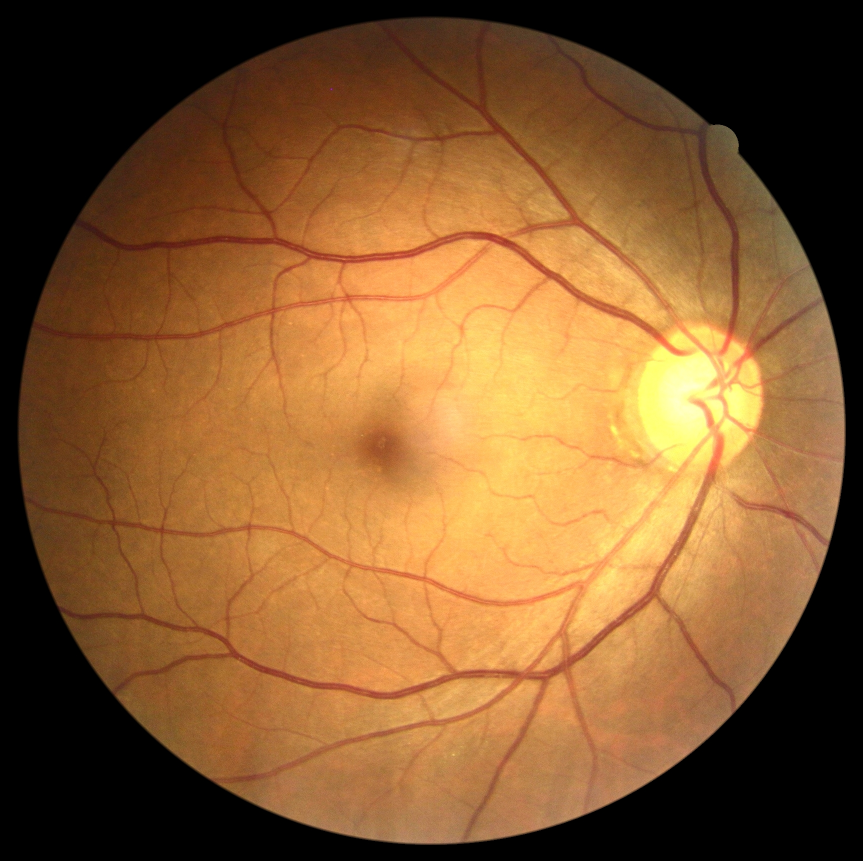
#> input picture 007-0283-000.jpg, 1725 x 1721 px, found by its file name (shown at 1/2 size)
$ jupyter execute ImageEnhancement.ipynb
#> lines starting #> are read from the running program, lines starting #| are printed output that depends on the picture
[cell 1]
import numpy as np
from numpy import asarray
import pandas as pd
import matplotlib.pyplot as plt
import PIL as pil
from PIL import Image
import cv2
import os
from skimage import io

[cell 2]
path='C:/Users/kikok/Desktop/QMIND/dataset_images/007-0283-000.jpg'
image=Image.open(path)
#> image is the input picture: PIL image 1725x1721 RGB; mean R, G, B 131.7, 89.1, 47

[cell 3]
plt.imshow(image)

[cell 4]
image2=image
plt.imshow(image2)

[cell 5]
pixels=asarray(image2)
pixels=pixels.astype("float32")
print(pixels)
#> (printed output is left out)

[cell 6]
img = cv2.imread(path)

[cell 7]
if img is None:
    print("Error loading image")
else:
    lab_img = cv2.cvtColor(img, cv2.COLOR_BGR2LAB)
#> lab_img: shape (1721, 1725, 3); mean of channels 0, 1, 2 103.7, 140.5, 157.1
l, a, b = cv2.split(lab_img)
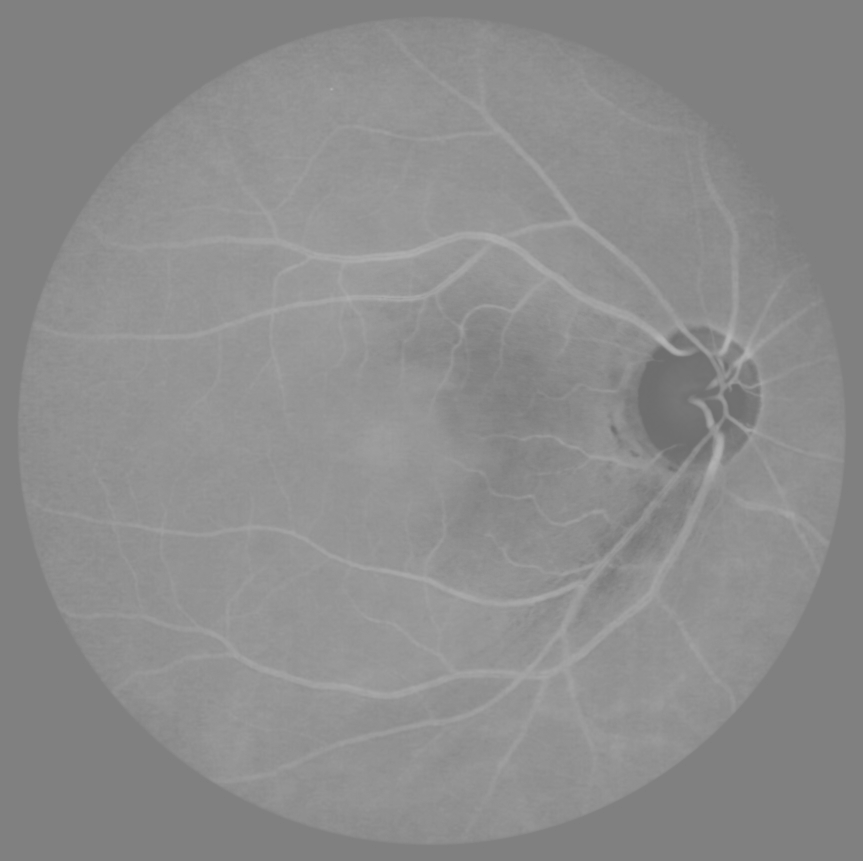
#> a: shape (1721, 1725) (shown at 1/2 size); min 109, max 182, mean 140.5
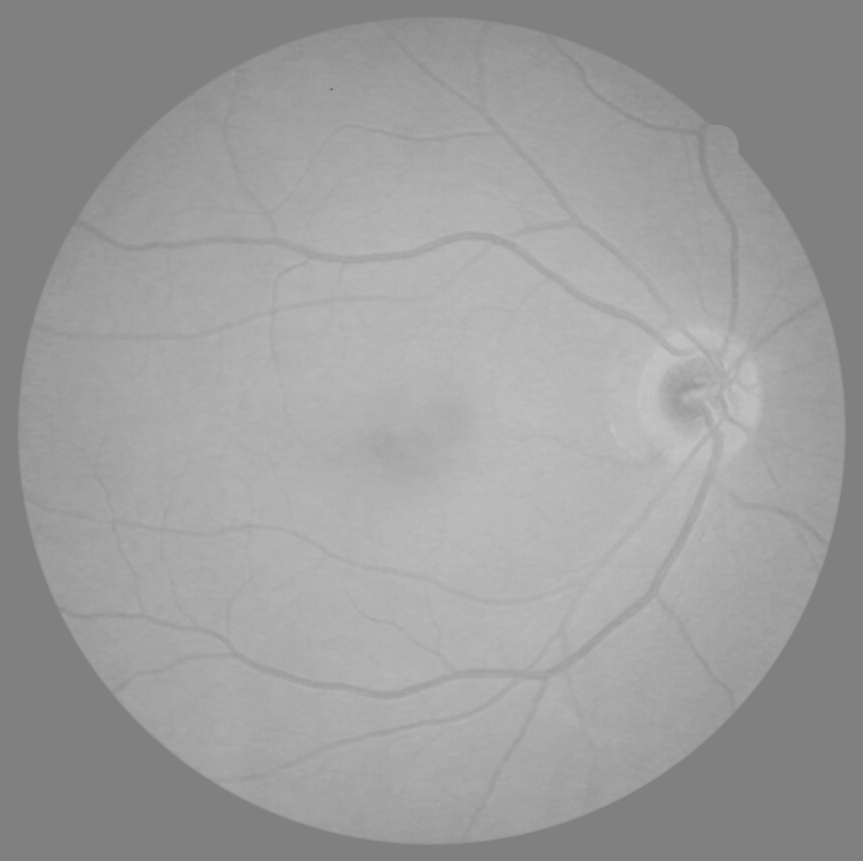
#> b: shape (1721, 1725) (shown at 1/2 size); min 102, max 198, mean 157.1

[cell 8]
equ = cv2.equalizeHist(l)
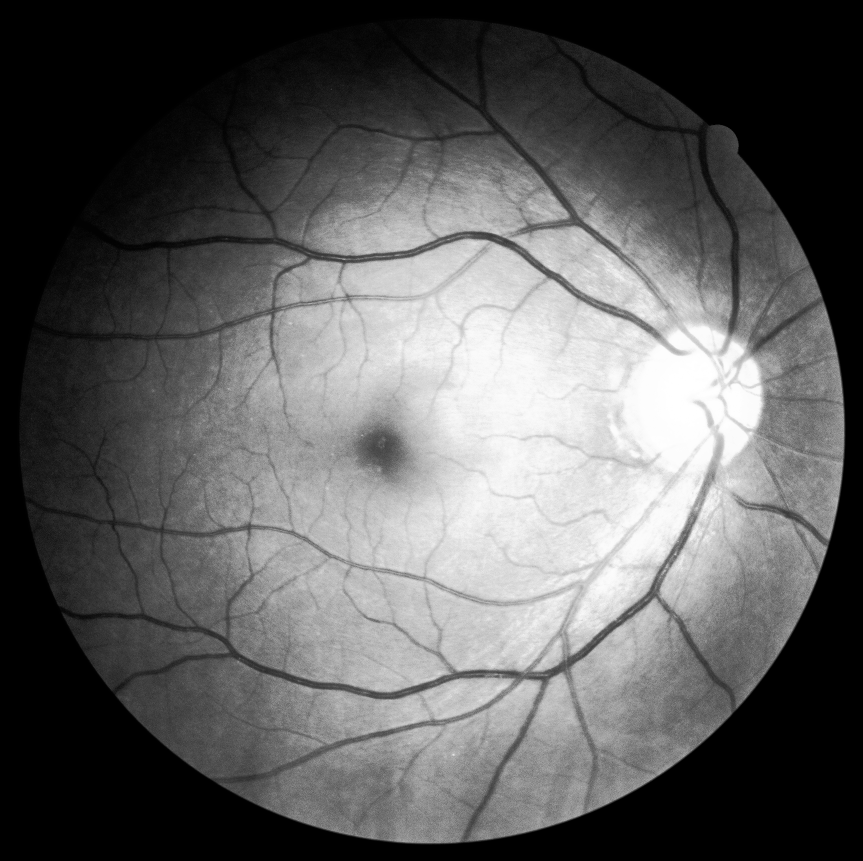
#> equ: shape (1721, 1725) (shown at 1/2 size); min 0, max 255, mean 93.5

[cell 9]
updated_lab_img1 = cv2.merge((equ,a,b))
#> updated_lab_img1: shape (1721, 1725, 3); mean of channels 0, 1, 2 93.5, 140.5, 157.1
hist_eq_img = cv2.cvtColor(updated_lab_img1, cv2.COLOR_LAB2BGR)
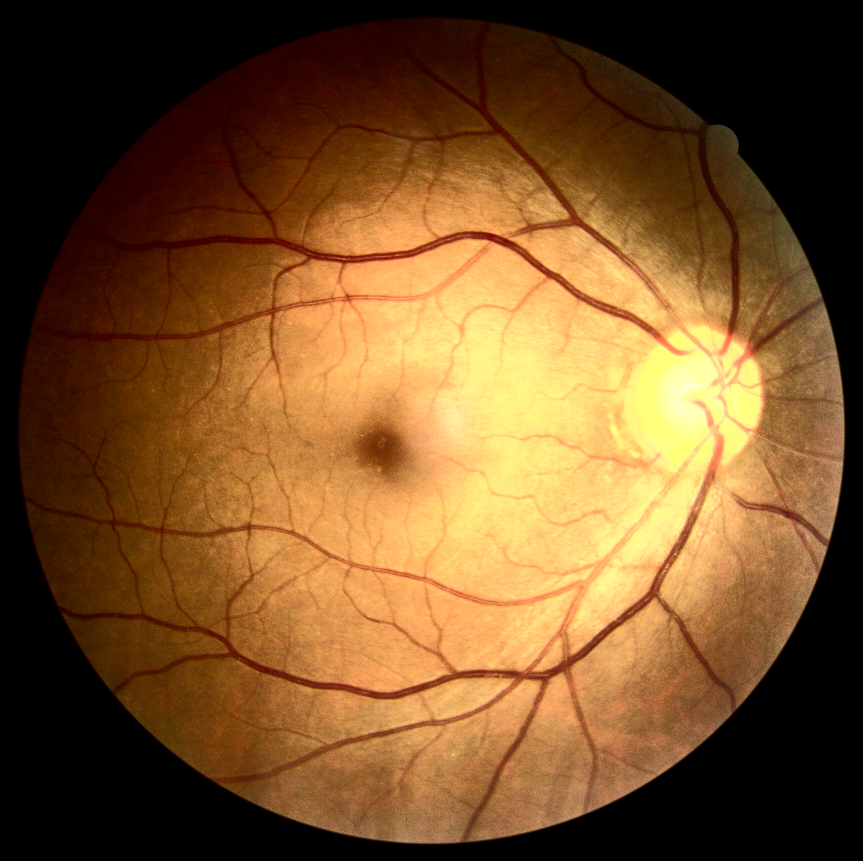
#> hist_eq_img: shape (1721, 1725, 3) (shown at 1/2 size); mean B, G, R 40.6, 80.6, 118.8

[cell 10]
#Apply CLAHE to L channel
clahe = cv2.createCLAHE(clipLimit=3.0, tileGridSize=(8,8))
clahe_img = clahe.apply(l)
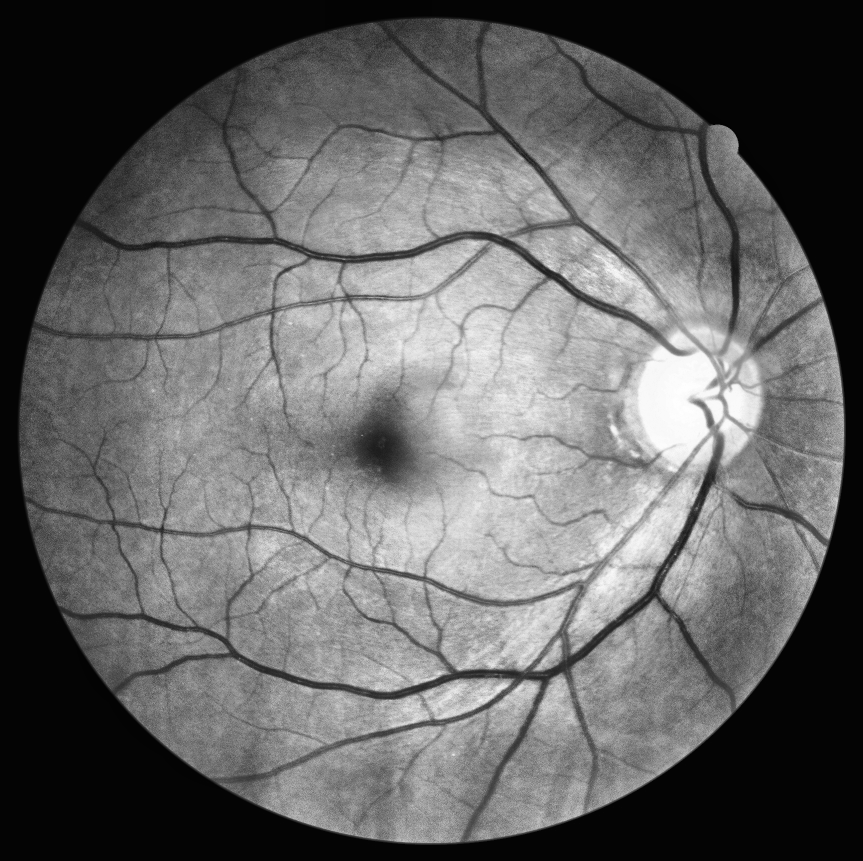
#> clahe_img: shape (1721, 1725) (shown at 1/2 size); min 3, max 254, mean 100.5

[cell 11]
#Combine the CLAHE enhanced L-channel back with A and B channels
updated_lab_img2 = cv2.merge((clahe_img,a,b))
#> updated_lab_img2: shape (1721, 1725, 3); mean of channels 0, 1, 2 100.5, 140.5, 157.1

[cell 12]
#Convert LAB image back to color (RGB)
CLAHE_img = cv2.cvtColor(updated_lab_img2, cv2.COLOR_LAB2BGR)

[cell 13]
cv2.imshow("Original image", img)
cv2.imshow("Equalized image", hist_eq_img)
cv2.imshow('CLAHE Image', CLAHE_img)
cv2.waitKey(0)
cv2.destroyAllWindows()

[cell 14]
# Function to resize image to new width while maintaining aspect ratio
def resize_image(image, display_width=800):
#> called with display_width = 800
    height, width = image.shape[:2]
#> height = 1721; width = 1725
    display_height = int((display_width / width) * height)  # Calculate new height to maintain aspect ratio
#> display_height = 798
    resized_image = cv2.resize(image, (display_width, display_height))  # Resize the image
    return resized_image

# Resize images
resized_img = resize_image(img)
resized_hist_eq_img = resize_image(hist_eq_img)
resized_CLAHE_img = resize_image(CLAHE_img)
#> call 3 of resize_image, with display_width = 800
#> in resize_image (call 3), `resized_image = cv2.resize(image, (display_width, display_height))`:
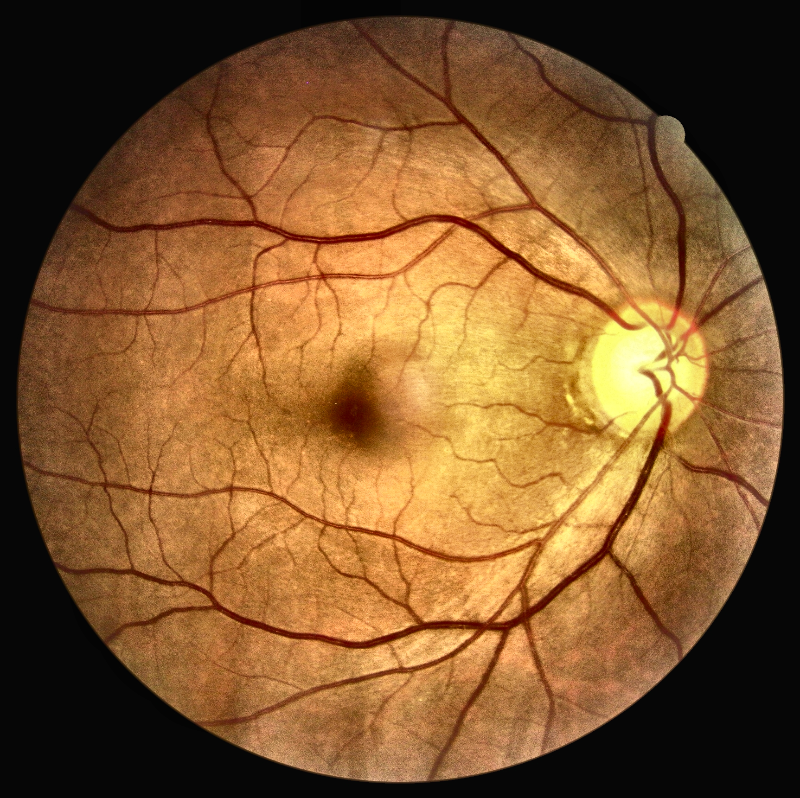
#> resized_image: shape (798, 800, 3); mean B, G, R 44.6, 86.5, 128

# Display  resized images
cv2.imshow("Original Image", resized_img)
cv2.imshow("Equalized Image", resized_hist_eq_img)
cv2.imshow("CLAHE Image", resized_CLAHE_img)

# Wait for a key press to close windows
cv2.waitKey(0)
cv2.destroyAllWindows()
